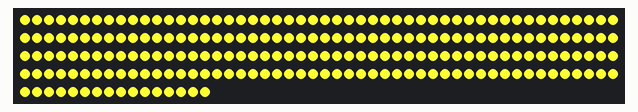
Simulated run of this sketch. Board: Arduino Uno, built with avr-gcc and run on an emulated ATmega328P. Shown: 216 RGB LEDs in strip order, left to right, continuing on the next row.

Above: at 1.9 s.

The sketch:

desktop.ino
```cpp
// A basic everyday NeoPixel strip test program.

// NEOPIXEL BEST PRACTICES for most reliable operation:
// - Add 1000 uF CAPACITOR between NeoPixel strip's + and - connections.
// - MINIMIZE WIRING LENGTH between microcontroller board and first pixel.
// - NeoPixel strip's DATA-IN should pass through a 300-500 OHM RESISTOR.
// - AVOID connecting NeoPixels on a LIVE CIRCUIT. If you must, ALWAYS
//   connect GROUND (-) first, then +, then data.
// - When using a 3.3V microcontroller with a 5V-powered NeoPixel strip,
//   a LOGIC-LEVEL CONVERTER on the data line is STRONGLY RECOMMENDED.
// (Skipping these may work OK on your workbench but can fail in the field)

#include <Adafruit_NeoPixel.h>
#ifdef __AVR__
 #include <avr/power.h> // Required for 16 MHz Adafruit Trinket
#endif

// Which pin on the Arduino is connected to the NeoPixels?
// On a Trinket or Gemma we suggest changing this to 1:
#define LED_PIN    6

// How many NeoPixels are attached to the Arduino?

#define LED_COUNT 216

#define BRIGHTNESS 250

#define WAIT 1

// Declare our NeoPixel strip object:
Adafruit_NeoPixel strip(LED_COUNT, LED_PIN, NEO_GRB + NEO_KHZ800);
// Argument 1 = Number of pixels in NeoPixel strip
// Argument 2 = Arduino pin number (most are valid)
// Argument 3 = Pixel type flags, add together as needed:
//   NEO_KHZ800  800 KHz bitstream (most NeoPixel products w/WS2812 LEDs)
//   NEO_KHZ400  400 KHz (classic 'v1' (not v2) FLORA pixels, WS2811 drivers)
//   NEO_GRB     Pixels are wired for GRB bitstream (most NeoPixel products)
//   NEO_RGB     Pixels are wired for RGB bitstream (v1 FLORA pixels, not v2)
//   NEO_RGBW    Pixels are wired for RGBW bitstream (NeoPixel RGBW products)


// setup() function -- runs once at startup --------------------------------

void setup() {
  // These lines are specifically to support the Adafruit Trinket 5V 16 MHz.
  // Any other board, you can remove this part (but no harm leaving it):
#if defined(__AVR_ATtiny85__) && (F_CPU == 16000000)
  clock_prescale_set(clock_div_1);
#endif
  // END of Trinket-specific code.

  strip.begin();           // INITIALIZE NeoPixel strip object (REQUIRED)
  strip.show();            // Turn OFF all pixels ASAP
  strip.setBrightness(BRIGHTNESS); // Set BRIGHTNESS to about 1/5 (max = 255)
  for(int i=0; i<LED_COUNT; i++) {

    strip.setPixelColor(i, strip.Color(255, 255, 50));
    strip.show();
  }

}


// loop() function -- runs repeatedly as long as board is on ---------------

void loop() {

}
```
